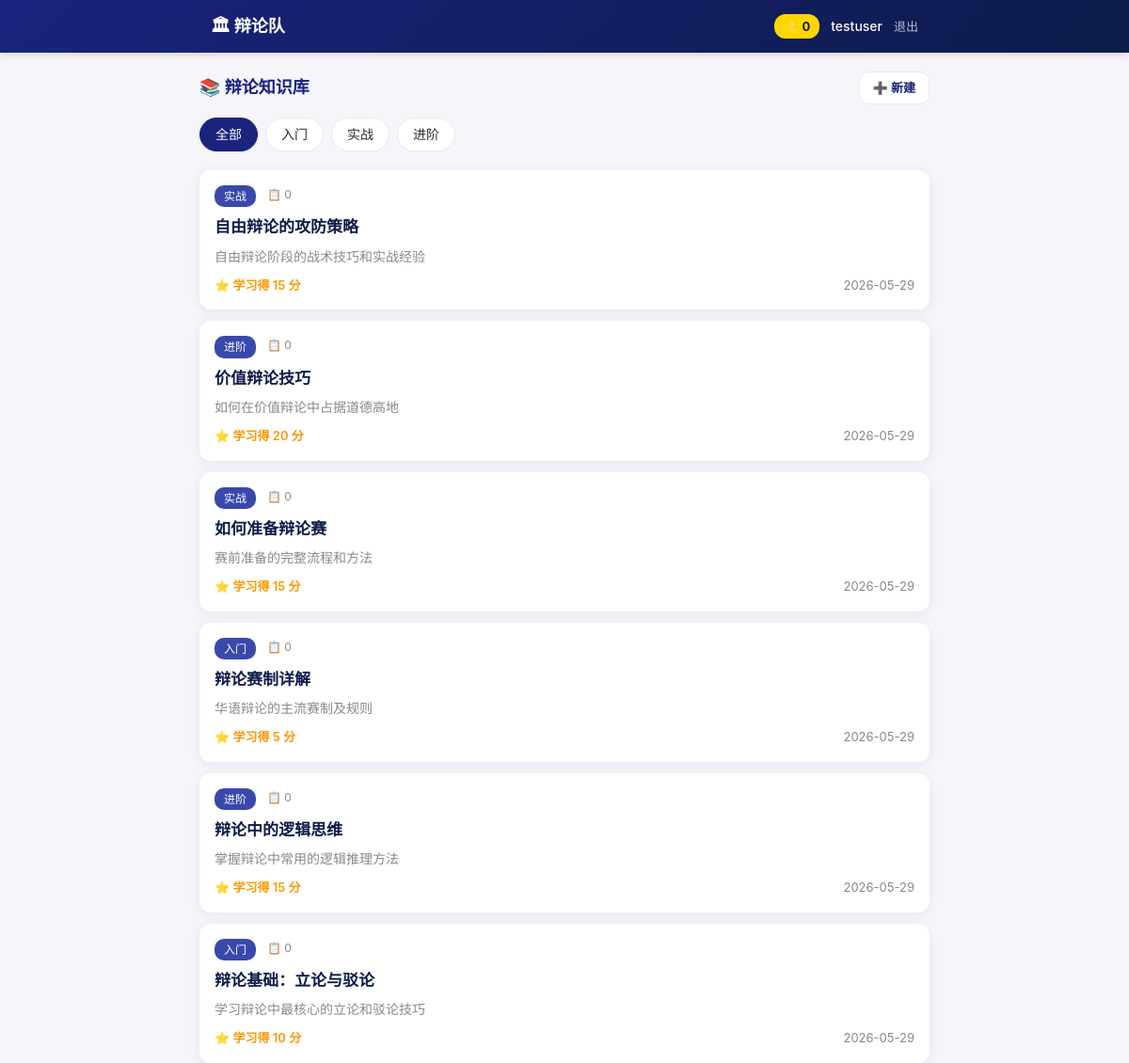
The page /knowledge (signed in) on the database its author committed.
### models.py (models this page shows, shortened)
class User(UserMixin, db.Model):
    __tablename__ = 'user'
    id = db.Column(db.Integer, primary_key=True)
    username = db.Column(db.String(40), unique=True, nullable=False, index=True)
    password_hash = db.Column(db.String(200), nullable=False)
    display_name = db.Column(db.String(40), nullable=False)
    avatar = db.Column(db.String(200), default='default.svg')
    phone = db.Column(db.String(20))
    role = db.Column(db.String(20), default='member')
    total_points = db.Column(db.Integer, default=0)
    joined_at = db.Column(db.DateTime, default=datetime.utcnow)
    posts = db.relationship('Post', backref='author', lazy='dynamic',
                             cascade='all, delete-orphan')
    checkins = db.relationship('CheckIn', backref='user', lazy='dynamic',
                                cascade='all, delete-orphan')
    learning_records = db.relationship('LearningRecord', backref='user', lazy='dynamic',
                                        cascade='all, delete-orphan')
    points_logs = db.relationship('PointsLog', backref='user', lazy='dynamic',
                                   cascade='all, delete-orphan')

class KnowledgeArticle(db.Model):
    __tablename__ = 'knowledge_article'
    id = db.Column(db.Integer, primary_key=True)
    title = db.Column(db.String(200), nullable=False)
    category = db.Column(db.String(50), nullable=False, index=True)
    content = db.Column(db.Text, nullable=False)
    summary = db.Column(db.String(300))
    cover = db.Column(db.String(200))
    points = db.Column(db.Integer, default=5)
    read_count = db.Column(db.Integer, default=0)
    created_by = db.Column(db.Integer, db.ForeignKey('user.id'))
    created_at = db.Column(db.DateTime, default=datetime.utcnow)
    learning_records = db.relationship('LearningRecord', backref='article', lazy='dynamic',
                                        cascade='all, delete-orphan')

### app.py (the view)
@app.route('/knowledge')
@login_required
def knowledge():
    category = request.args.get('category', '')
    query = KnowledgeArticle.query
    if category:
        query = query.filter_by(category=category)
    articles = query.order_by(KnowledgeArticle.created_at.desc()).all()
    learned_ids = set()
    for r in current_user.learning_records:
        learned_ids.add(r.article_id)
    categories = db.session.query(
        KnowledgeArticle.category
    ).distinct().all()
    categories = [c[0] for c in categories]
    return render_template('knowledge.html',
                           articles=articles,
                           learned_ids=learned_ids,
                           categories=categories,
                           current_category=category)

### app.py (called while the page is built)
@login_manager.user_loader
def load_user(user_id):
    return User.query.get(int(user_id))

@app.context_processor
def inject_now():
    return {'now': datetime.utcnow()}

### templates/knowledge.html (shortened to what this page needs)
{% extends "layout.html" %}
{% block content %}
<div class="knowledge-page">
    <div class="section-header">
        <h2>&#x1f4da; 辩论知识库</h2>
        {% if current_user.role == 'admin' %}
        <a href="{{ url_for('admin_create_knowledge') }}" class="btn btn-sm">&#x2795; 新建</a>
        {% endif %}
    </div>
    <div class="category-nav">
        <a href="{{ url_for('knowledge') }}" class="cat-tag {% if not current_category %}active{% endif %}">全部</a>
        {% for cat in categories %}
        <a href="{{ url_for('knowledge', category=cat) }}"
           class="cat-tag {% if current_category == cat %}active{% endif %}">{{ cat }}</a>
        {% endfor %}
    </div>
    <div class="article-list">
        {% if articles %}
        {% for article in articles %}
        <div class="article-card">
            <a href="{{ url_for('knowledge_detail', article_id=article.id) }}" class="article-link">
                <div class="article-meta">
                    <span class="article-category">{{ article.category }}</span>
                    <span class="article-reads">&#x1f4cb; {{ article.read_count }}</span>
                </div>
                <h3 class="article-title">{{ article.title }}</h3>
                <p class="article-summary">{{ article.summary }}</p>
                <div class="article-footer">
                    <span class="article-points">
                        {% if article.id in learned_ids %}
                        &#x2705; 已学习
                        {% else %}
                        &#x2b50; 学习得 {{ article.points }} 分
                        {% endif %}
                    </span>
                    <span class="article-date">{{ article.created_at.strftime('%Y-%m-%d') }}</span>
                </div>
            </a>
        </div>
        {% endfor %}
        {% else %}
        <div class="empty-state">
            <div class="empty-icon">&#x1f4da;</div>
            <h3>还没有知识内容</h3>
            <p>管理员快来添加辩论知识吧！</p>
        </div>
        {% endif %}
    </div>
</div>
{% endblock %}

### templates/layout.html (shortened to what this page needs)
<!DOCTYPE html>
<html lang="zh-CN">
<head>
    <link rel="stylesheet" href="{{ url_for('static', filename='css/style.css') }}">
</head>
<body>
    <header class="top-bar">
        <div class="top-inner">
            <a href="{{ url_for('feed') }}" class="logo">&#x1f3db; 辩论队</a>
            {% if current_user.is_authenticated %}
            <div class="top-right">
                <span class="points-badge">&#x2b50; {{ current_user.total_points }}</span>
                <a href="{{ url_for('profile', username=current_user.username) }}" class="user-link">
                    {{ current_user.display_name }}
                </a>
                <a href="{{ url_for('logout') }}" class="logout-link">退出</a>
            </div>
            {% endif %}
        </div>
    </header>
    <main class="main-content">
        {% block content %}{% endblock %}
    </main>
</body>
</html>

### static/css/style.css (style rules this page uses)
* { margin: 0; padding: 0; box-sizing: border-box; }
:root { --primary: #1a237e; --primary-light: #3949ab; --primary-dark: #0d1b4a; --accent: #FFD700; --accent-light: #FFF3B0; --bg: #f5f5fa; --card: #ffffff; --text: #2c2c2c; --text-light: #888; --border: #e8e8f0; --success: #4CAF50; --danger: #f44336; --warning: #ff9800; --info: #2196F3; --shadow: 0 2px 12px rgba(26, 35, 126, 0.08); --radius: 12px; --nav-height: 64px; --top-height: 56px; }
body { font-family: -apple-system, "PingFang SC", "Microsoft YaHei", sans-serif; background: var(--bg); color: var(--text); line-height: 1.6; padding-top: var(--top-height); padding-bottom: calc(var(--nav-height) + 12px); min-height: 100vh; }
a { color: var(--primary); text-decoration: none; }
.top-bar { position: fixed; top: 0; left: 0; right: 0; height: var(--top-height); background: linear-gradient(135deg, var(--primary), var(--primary-dark)); color: #fff; z-index: 100; box-shadow: 0 2px 8px rgba(0,0,0,0.15); }
.top-inner { max-width: 800px; margin: 0 auto; height: 100%; display: flex; align-items: center; justify-content: space-between; padding: 0 16px; }
.logo { font-size: 18px; font-weight: 700; color: #fff; }
.top-right { display: flex; align-items: center; gap: 12px; font-size: 14px; }
.points-badge { background: var(--accent); color: var(--primary-dark); padding: 3px 10px; border-radius: 12px; font-weight: 700; font-size: 13px; }
.user-link { color: #fff; font-weight: 500; }
.logout-link { color: rgba(255,255,255,0.7); font-size: 13px; }
.main-content { max-width: 800px; margin: 0 auto; padding: 12px 12px 0; }
.btn { display: inline-flex; align-items: center; justify-content: center; gap: 6px; padding: 10px 20px; border: none; border-radius: 10px; font-size: 15px; font-weight: 600; cursor: pointer; transition: transform 0.15s, box-shadow 0.15s; font-family: inherit; }
.btn-sm { padding: 6px 14px; font-size: 13px; background: var(--card); color: var(--primary); border: 1px solid var(--border); }
.section-header { display: flex; align-items: center; justify-content: space-between; margin-bottom: 14px; }
.section-header h2, .section-header h3 { font-size: 18px; color: var(--primary); }
.category-nav { display: flex; gap: 8px; margin-bottom: 16px; overflow-x: auto; padding-bottom: 4px; -webkit-overflow-scrolling: touch; }
.cat-tag { padding: 6px 16px; border-radius: 20px; border: 1px solid var(--border); font-size: 14px; color: var(--text); white-space: nowrap; transition: all 0.2s; background: var(--card); }
.cat-tag.active { background: var(--primary); color: #fff; border-color: var(--primary); }
.article-list { display: flex; flex-direction: column; gap: 12px; }
.article-card { background: var(--card); border-radius: var(--radius); padding: 16px; box-shadow: var(--shadow); transition: transform 0.15s; }
.article-link { display: block; color: var(--text); }
.article-meta { display: flex; gap: 12px; margin-bottom: 8px; }
.article-category { background: var(--primary-light); color: #fff; padding: 2px 10px; border-radius: 10px; font-size: 12px; }
.article-reads { font-size: 12px; color: var(--text-light); }
.article-title { font-size: 17px; margin-bottom: 6px; color: var(--primary-dark); }
.article-summary { font-size: 14px; color: var(--text-light); line-height: 1.5; margin-bottom: 10px; }
.article-footer { display: flex; justify-content: space-between; align-items: center; font-size: 13px; }
.article-points { color: var(--warning); font-weight: 600; }
.article-date { color: var(--text-light); }
@media (min-width: 800px) { body { padding-bottom: 0; } }
@media (min-width: 800px) { .main-content { padding-top: 20px; } }
@media (min-width: 800px) { .top-inner { padding: 0 24px; } }
@media (min-width: 800px) { .feed-card, .post-box, .article-card { transition: transform 0.2s, box-shadow 0.2s; } }

### rows shown on the page
User: total_points "0", display_name "testuser"
KnowledgeArticle: category "实战", read_count "0", title "自由辩论的攻防策略", summary "自由辩论阶段的战术技巧和实战经验", points "15", created_at "2026-05-29"
KnowledgeArticle: category "进阶", read_count "0", title "价值辩论技巧", summary "如何在价值辩论中占据道德高地", points "20", created_at "2026-05-29"
KnowledgeArticle: category "实战", read_count "0", title "如何准备辩论赛", summary "赛前准备的完整流程和方法", points "15", created_at "2026-05-29"
KnowledgeArticle: category "入门", read_count "0", title "辩论赛制详解", summary "华语辩论的主流赛制及规则", points "5", created_at "2026-05-29"
KnowledgeArticle: category "进阶", read_count "0", title "辩论中的逻辑思维", summary "掌握辩论中常用的逻辑推理方法", points "15", created_at "2026-05-29"
KnowledgeArticle: category "入门", read_count "0", title "辩论基础：立论与驳论", summary "学习辩论中最核心的立论和驳论技巧", points "10", created_at "2026-05-29"

### other values the page prints
{{ cat }} "入门" "实战" "进阶"
